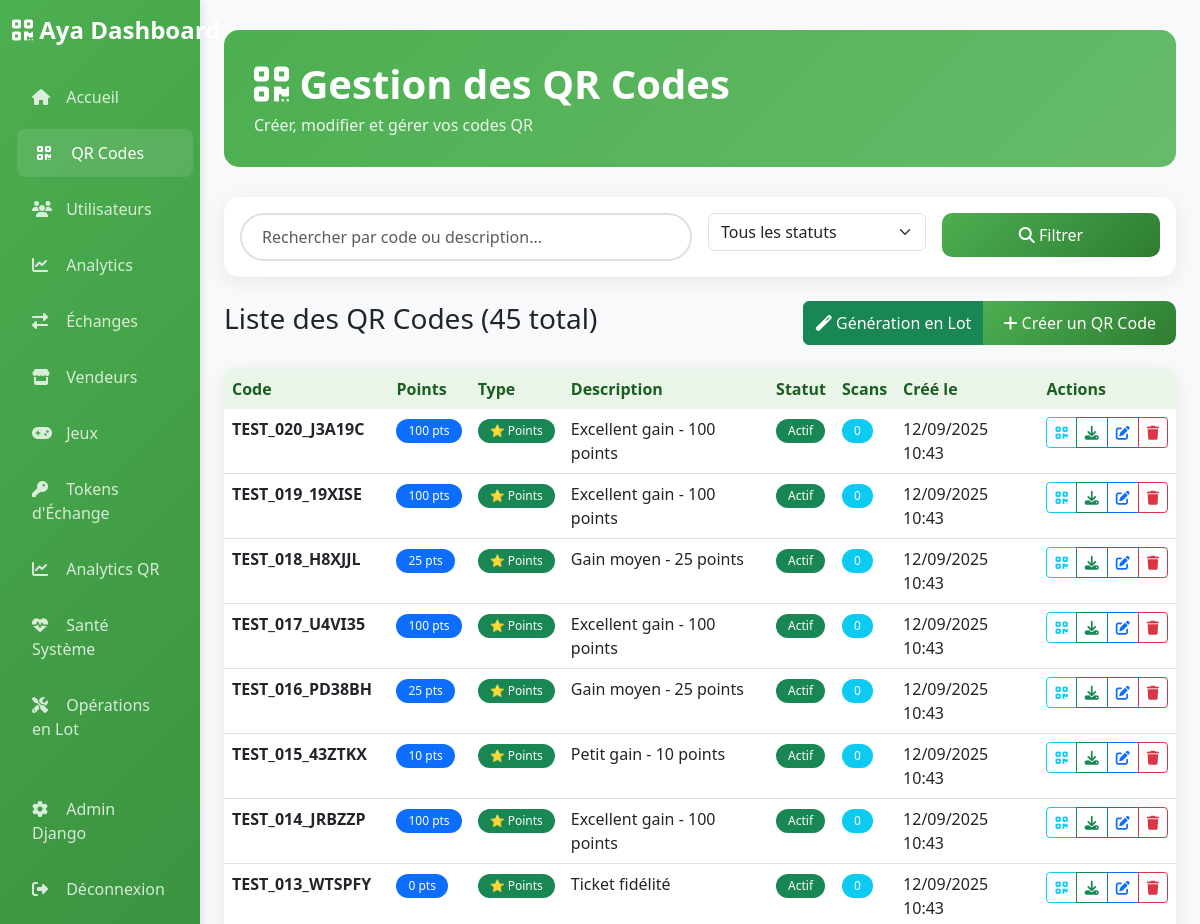
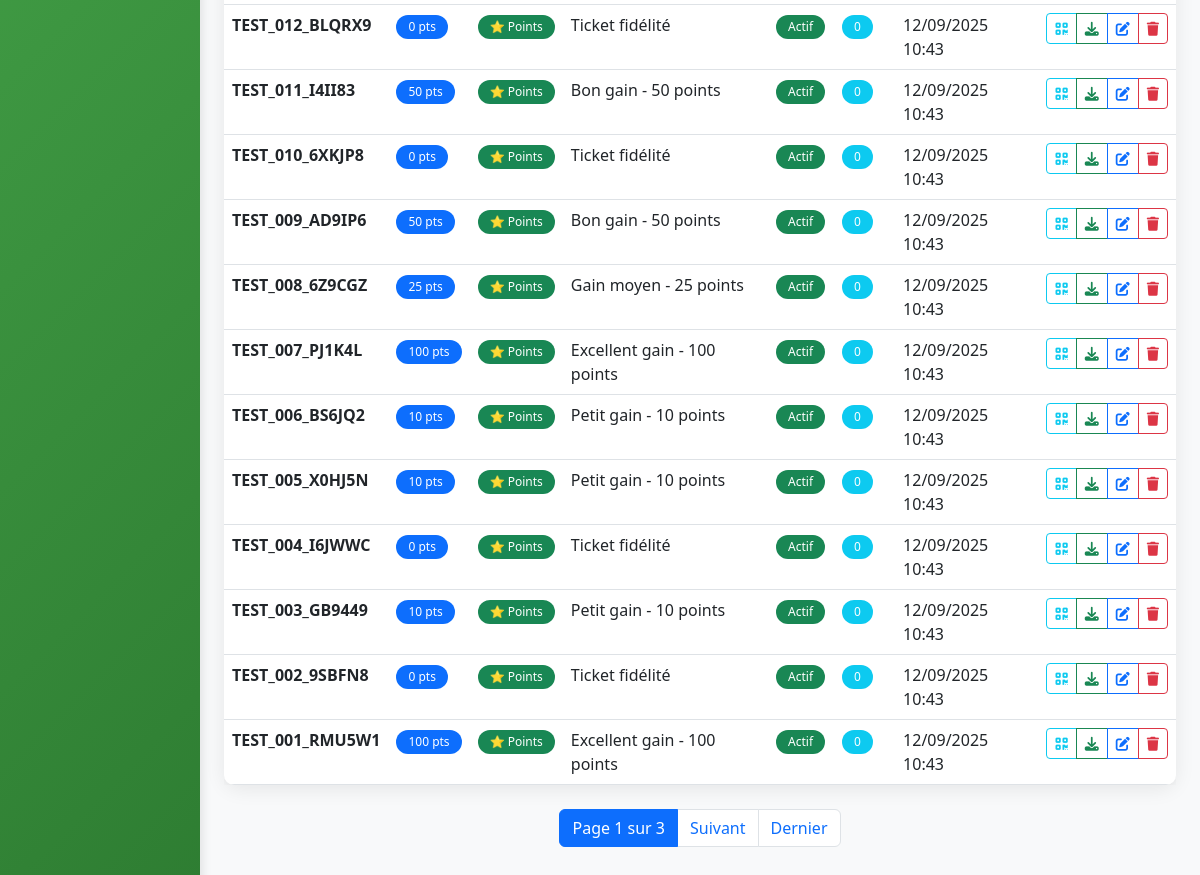
/dashboard/qr-codes/ (signed in), run on the app's committed database (2 pictures, top to bottom).
### qr_codes/models.py (models this page shows, shortened)
class QRCode(models.Model):
    PRIZE_TYPES = [
        ('points', 'Points'),
        ('loyalty_ticket', 'Ticket de Fidélité'),
        ('special_prize', 'Prix Spécial'),
    ]
    id = models.UUIDField(primary_key=True, default=uuid.uuid4, editable=False)
    code = models.CharField(max_length=100, unique=True)
    points = models.IntegerField()
    description = models.TextField(max_length=500)
    prize_type = models.CharField(max_length=20, choices=PRIZE_TYPES, default='points')
    is_active = models.BooleanField(default=True)
    expires_at = models.DateTimeField(null=True, blank=True)
    created_at = models.DateTimeField(auto_now_add=True)
    created_by = models.ForeignKey(User, on_delete=models.SET_NULL, null=True, blank=True, related_name='created_qr_codes')
    class Meta:
        db_table = 'qr_codes'
        verbose_name = 'QR Code'
        verbose_name_plural = 'QR Codes'
        ordering = ['-created_at']

### dashboard/views.py (the view)
# urls.py: path('qr-codes/', views.qr_codes_management, name='qr_codes'),
@login_required
@user_passes_test(is_admin)
def qr_codes_management(request):
    search = request.GET.get('search', '')
    status_filter = request.GET.get('status', 'all')
    qr_codes = QRCode.objects.all()
    if search:
        qr_codes = qr_codes.filter(
            Q(code__icontains=search) |
            Q(description__icontains=search)
        )
    if status_filter == 'active':
        qr_codes = qr_codes.filter(is_active=True)
    elif status_filter == 'inactive':
        qr_codes = qr_codes.filter(is_active=False)
    paginator = Paginator(qr_codes, 20)
    page_number = request.GET.get('page')
    page_obj = paginator.get_page(page_number)
    context = {
        'page_obj': page_obj,
        'search': search,
        'status_filter': status_filter,
    }
    return render(request, 'dashboard/qr_codes.html', context)

### dashboard/views.py (called while the page is built)
def is_admin(user):
    return user.is_staff or user.is_superuser

### dashboard/templates/dashboard/qr_codes.html (shortened to what this page needs)
{% extends 'dashboard/base.html' %}
{% block content %}
<div class="page-header">
    <h1><i class="fas fa-qrcode"></i> Gestion des QR Codes</h1>
    <p>Créer, modifier et gérer vos codes QR</p>
</div>
<div class="card mb-4">
    <div class="card-body">
        <form method="GET" class="row g-3">
            <div class="col-md-6">
                <input type="text" class="form-control search-box" name="search"
                       placeholder="Rechercher par code ou description..."
                       value="{{ search }}">
            </div>
            <div class="col-md-3">
                <select class="form-select" name="status">
                    <option value="all" {% if status_filter == 'all' %}selected{% endif %}>Tous les statuts</option>
                </select>
            </div>
            <div class="col-md-3">
                <button type="submit" class="btn btn-primary w-100">
                    <i class="fas fa-search"></i> Filtrer
                </button>
            </div>
        </form>
    </div>
</div>
<div class="d-flex justify-content-between align-items-center mb-4">
    <h3>Liste des QR Codes ({{ page_obj.paginator.count }} total)</h3>
    <div class="btn-group" role="group">
        <button type="button" class="btn btn-success" data-bs-toggle="modal" data-bs-target="#bulkGenerateModal">
            <i class="fas fa-magic"></i> Génération en Lot
        </button>
        <button type="button" class="btn btn-primary" data-bs-toggle="modal" data-bs-target="#createQRModal">
            <i class="fas fa-plus"></i> Créer un QR Code
        </button>
    </div>
</div>
<div class="card">
    <div class="card-body p-0">
        <div class="table-responsive">
            <table class="table table-hover mb-0">
                <thead>
                    <tr>
                        <th>Code</th>
                        <th>Points</th>
                        <th>Type</th>
                        <th>Description</th>
                        <th>Statut</th>
                        <th>Scans</th>
                        <th>Créé le</th>
                        <th>Actions</th>
                    </tr>
                </thead>
                <tbody>
                    {% for qr_code in page_obj %}
                    <tr>
                        <td>
                            <strong>{{ qr_code.code }}</strong>
                        </td>
                        <td>
                            <span class="badge bg-primary">{{ qr_code.points }} pts</span>
                        </td>
                        <td>
                            {% if qr_code.prize_type == 'loyalty_ticket' %}
                                <span class="badge bg-warning">🎫 Ticket Fidélité</span>
                            {% elif qr_code.prize_type == 'special_prize' %}
                                <span class="badge bg-info">🎁 Prix Spécial</span>
                            {% else %}
                                <span class="badge bg-success">⭐ Points</span>
                            {% endif %}
                        </td>
                        <td>{{ qr_code.description|truncatechars:50 }}</td>
                        <td>
                            {% if qr_code.is_active %}
                                <span class="badge bg-success">Actif</span>
                            {% else %}
                                <span class="badge bg-danger">Inactif</span>
                            {% endif %}
                        </td>
                        <td>
                            <span class="badge bg-info">{{ qr_code.scanned_by_users.count }}</span>
                        </td>
                        <td>{{ qr_code.created_at|date:"d/m/Y H:i" }}</td>
                        <td>
                            <div class="btn-group" role="group">
                                <button type="button" class="btn btn-sm btn-outline-info"
                                        onclick="showQRCode('{{ qr_code.id }}')" title="Voir le QR Code">
                                    <i class="fas fa-qrcode"></i>
                                </button>
                                <button type="button" class="btn btn-sm btn-outline-success"
                                        onclick="downloadQRCode('{{ qr_code.id }}')" title="Télécharger">
                                    <i class="fas fa-download"></i>
                                </button>
                                <button type="button" class="btn btn-sm btn-outline-primary"
                                        onclick="editQRCode('{{ qr_code.id }}')" title="Modifier">
                                    <i class="fas fa-edit"></i>
                                </button>
                                <button type="button" class="btn btn-sm btn-outline-danger"
                                        onclick="deleteQRCode('{{ qr_code.id }}', '{{ qr_code.code }}')" title="Supprimer">
                                    <i class="fas fa-trash"></i>
                                </button>
                            </div>
                        </td>
                    </tr>
                    {% endfor %}
                </tbody>
            </table>
        </div>
    </div>
</div>
{% if page_obj.has_other_pages %}
<nav aria-label="Pagination" class="mt-4">
    <ul class="pagination justify-content-center">
        <li class="page-item active">
            <span class="page-link">
                Page {{ page_obj.number }} sur {{ page_obj.paginator.num_pages }}
            </span>
        </li>
        {% if page_obj.has_next %}
            <li class="page-item">
                <a class="page-link" href="?page={{ page_obj.next_page_number }}{% if search %}&search={{ search }}{% endif %}{% if status_filter != 'all' %}&status={{ status_filter }}{% endif %}">Suivant</a>
            </li>
            <li class="page-item">
                <a class="page-link" href="?page={{ page_obj.paginator.num_pages }}{% if search %}&search={{ search }}{% endif %}{% if status_filter != 'all' %}&status={{ status_filter }}{% endif %}">Dernier</a>
            </li>
        {% endif %}
    </ul>
</nav>
{% endif %}
{% endblock %}

### dashboard/templates/dashboard/base.html (style rules this page uses)
:root { --primary-color: #4CAF50; --secondary-color: #2E7D32; --accent-color: #66BB6A; --dark-color: #1B5E20; --light-color: #E8F5E8; }
body { background-color: #f8f9fa; font-family: 'Segoe UI', Tahoma, Geneva, Verdana, sans-serif; }
.card { border: none; border-radius: 15px; box-shadow: 0 4px 20px rgba(0,0,0,0.08); transition: transform 0.3s ease, box-shadow 0.3s ease; }
.btn-primary { background: linear-gradient(135deg, var(--primary-color), var(--secondary-color)); border: none; border-radius: 10px; padding: 10px 20px; font-weight: 500; transition: all 0.3s ease; }
.table { border-radius: 10px; overflow: hidden; box-shadow: 0 2px 10px rgba(0,0,0,0.05); }
.table thead th { background-color: var(--light-color); border: none; font-weight: 600; color: var(--dark-color); }
.badge { border-radius: 20px; padding: 6px 12px; font-weight: 500; }
.search-box { border-radius: 25px; border: 2px solid #e0e0e0; padding: 10px 20px; transition: all 0.3s ease; }
.page-header { background: linear-gradient(135deg, var(--primary-color), var(--accent-color)); color: white; padding: 30px; border-radius: 15px; margin-bottom: 30px; }
.page-header h1 { margin: 0; font-weight: 600; }
.page-header p { margin: 5px 0 0 0; opacity: 0.9; }

### data on the page
QRCode: code "TEST_020_J3A19C", points "100", prize_type "⭐ Points", description "Excellent gain - 100 points", is_active "Actif", scanned_by_users.count "0", created_at "12/09/2025 10:43"
QRCode: code "TEST_019_19XISE", points "100", prize_type "⭐ Points", description "Excellent gain - 100 points", is_active "Actif", scanned_by_users.count "0", created_at "12/09/2025 10:43"
QRCode: code "TEST_018_H8XJJL", points "25", prize_type "⭐ Points", description "Gain moyen - 25 points", is_active "Actif", scanned_by_users.count "0", created_at "12/09/2025 10:43"
QRCode: code "TEST_017_U4VI35", points "100", prize_type "⭐ Points", description "Excellent gain - 100 points", is_active "Actif", scanned_by_users.count "0", created_at "12/09/2025 10:43"
QRCode: code "TEST_016_PD38BH", points "25", prize_type "⭐ Points", description "Gain moyen - 25 points", is_active "Actif", scanned_by_users.count "0", created_at "12/09/2025 10:43"
QRCode: code "TEST_015_43ZTKX", points "10", prize_type "⭐ Points", description "Petit gain - 10 points", is_active "Actif", scanned_by_users.count "0", created_at "12/09/2025 10:43"
QRCode: code "TEST_014_JRBZZP", points "100", prize_type "⭐ Points", description "Excellent gain - 100 points", is_active "Actif", scanned_by_users.count "0", created_at "12/09/2025 10:43"
QRCode: code "TEST_013_WTSPFY", points "0", prize_type "⭐ Points", description "Ticket fidélité", is_active "Actif", scanned_by_users.count "0", created_at "12/09/2025 10:43"
QRCode: code "TEST_012_BLQRX9", points "0", prize_type "⭐ Points", description "Ticket fidélité", is_active "Actif", scanned_by_users.count "0", created_at "12/09/2025 10:43"
QRCode: code "TEST_011_I4II83", points "50", prize_type "⭐ Points", description "Bon gain - 50 points", is_active "Actif", scanned_by_users.count "0", created_at "12/09/2025 10:43"
QRCode: code "TEST_010_6XKJP8", points "0", prize_type "⭐ Points", description "Ticket fidélité", is_active "Actif", scanned_by_users.count "0", created_at "12/09/2025 10:43"
QRCode: code "TEST_009_AD9IP6", points "50", prize_type "⭐ Points", description "Bon gain - 50 points", is_active "Actif", scanned_by_users.count "0", created_at "12/09/2025 10:43"
QRCode: code "TEST_008_6Z9CGZ", points "25", prize_type "⭐ Points", description "Gain moyen - 25 points", is_active "Actif", scanned_by_users.count "0", created_at "12/09/2025 10:43"
QRCode: code "TEST_007_PJ1K4L", points "100", prize_type "⭐ Points", description "Excellent gain - 100 points", is_active "Actif", scanned_by_users.count "0", created_at "12/09/2025 10:43"
QRCode: code "TEST_006_BS6JQ2", points "10", prize_type "⭐ Points", description "Petit gain - 10 points", is_active "Actif", scanned_by_users.count "0", created_at "12/09/2025 10:43"
QRCode: code "TEST_005_X0HJ5N", points "10", prize_type "⭐ Points", description "Petit gain - 10 points", is_active "Actif", scanned_by_users.count "0", created_at "12/09/2025 10:43"
QRCode: code "TEST_004_I6JWWC", points "0", prize_type "⭐ Points", description "Ticket fidélité", is_active "Actif", scanned_by_users.count "0", created_at "12/09/2025 10:43"
QRCode: code "TEST_003_GB9449", points "10", prize_type "⭐ Points", description "Petit gain - 10 points", is_active "Actif", scanned_by_users.count "0", created_at "12/09/2025 10:43"
QRCode: code "TEST_002_9SBFN8", points "0", prize_type "⭐ Points", description "Ticket fidélité", is_active "Actif", scanned_by_users.count "0", created_at "12/09/2025 10:43"
QRCode: code "TEST_001_RMU5W1", points "100", prize_type "⭐ Points", description "Excellent gain - 100 points", is_active "Actif", scanned_by_users.count "0", created_at "12/09/2025 10:43"

### other printed values
{{ page_obj.paginator.count }} "45"
{{ page_obj.number }} "1"
{{ page_obj.paginator.num_pages }} "3"
